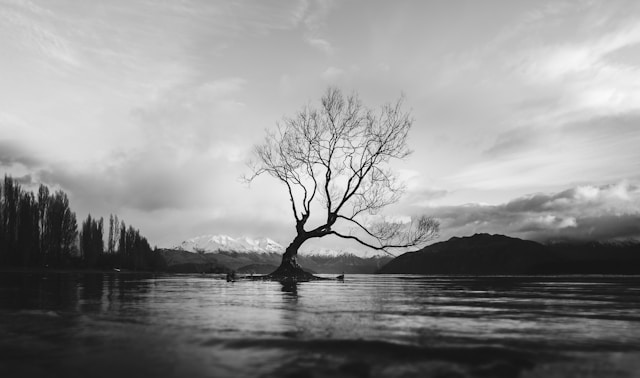
#> input picture Atividade-02-B/image-cinza-lago.jpg, 640 x 378 px
$ jupyter execute --allow-errors Atividade02b.ipynb
#> lines starting #> are read from the running program, lines starting #| are printed output that depends on the picture
# INSTITUTO FEDERAL DO NORTE DE MINAS GERAIS - Campus Montes Claros
**Disciplina:** Processamento Digital de Imagens
**Tema:** Atividade Prática 2b - Filtragem Espacial
**Professor:** Wagner Ferreira de Barros
**Data:** 03/05/2026
**Integrantes:** Gabriel Davi Mota Baia e Lucas Santos Ribeiro

[cell 1]
import cv2
import numpy as np
import matplotlib.pyplot as plt

[cell 2]
# Funções customizadas para cálculo de métricas usando apenas NumPy

def mse(img1, img2): # Cálculo do MSE usando apenas NumPy
    err = np.sum((img1.astype("float") - img2.astype("float")) ** 2)
    err /= float(img1.shape[0] * img1.shape[1])
    return err

def psnr(img1, img2): # Cálculo do PSNR usando a função MSE personalizada
    erro_mse = mse(img1, img2)

    if erro_mse == 0:
        return 100

    pixel_maximo = 255.0
    return 20 * np.log10(pixel_maximo / np.sqrt(erro_mse))

def add_salt_and_pepper_noise(image, prob): # Adiciona ruído sal e pimenta a uma imagem
    noisy = np.copy(image)
    num_salt = np.ceil(prob * image.size * 0.5)
    coords = [np.random.randint(0, i - 1, int(num_salt)) for i in image.shape[:2]]
    noisy[tuple(coords)] = 255
    num_pepper = np.ceil(prob * image.size * 0.5)
    coords = [np.random.randint(0, i - 1, int(num_pepper)) for i in image.shape[:2]]
    noisy[tuple(coords)] = 0
    return noisy

img_original = cv2.imread('image-cinza-lago.jpg', cv2.IMREAD_GRAYSCALE)
#> img_original is the input picture: shape (378, 640); min 0, max 255, mean 142.8

if img_original is None:
    print("ERRO: Certifique-se de que o arquivo 'image-cinza-lago.jpg' está na mesma pasta do Jupyter Notebook.")
else:
    print("Imagem carregada com sucesso!")

Questão 1 - Suavização por Média

[cell 3]
# Aplicação do filtro de média com diferentes tamanhos de kernel
blur_3x3 = cv2.blur(img_original, (3, 3))
blur_5x5 = cv2.blur(img_original, (5, 5))
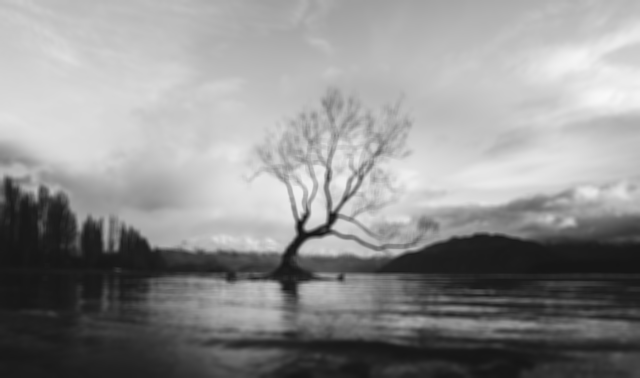
#> blur_5x5: shape (378, 640); min 20, max 248, mean 142.8
blur_7x7 = cv2.blur(img_original, (7, 7))

# Exibição
q1_images = [img_original, blur_3x3, blur_5x5, blur_7x7]
q1_titles = ['Original', 'Média 3x3', 'Média 5x5', 'Média 7x7']
#> (the rest of this cell did not finish here and is left out)

Questão 2 - Ruído Sal e Pimenta e Mediana

[cell 4]
img_ruido = add_salt_and_pepper_noise(img_original, prob=0.05) # Adicionando ruído sal e pimenta
#> in add_salt_and_pepper_noise, `noisy[tuple(coords)] = 0`:
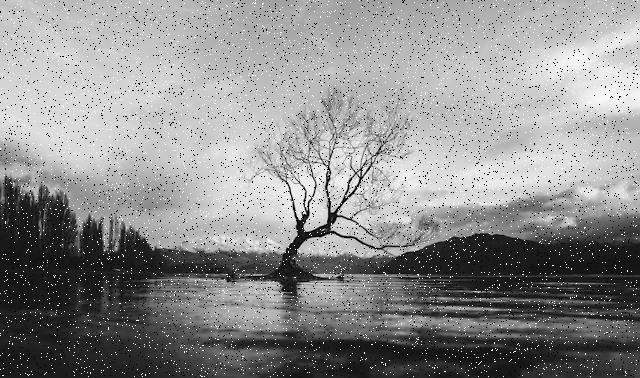
#> noisy: shape (378, 640); min 0, max 255, mean 142

mediana_3 = cv2.medianBlur(img_ruido, 3) # Aplicando filtro de mediana com diferentes tamanhos de kernel
mediana_5 = cv2.medianBlur(img_ruido, 5)
mediana_7 = cv2.medianBlur(img_ruido, 7)

#> (the rest of this cell did not finish here and is left out)

Questão 3 - Combinação de Filtros (Cascata)

[cell 5]
cascata_media_mediana = cv2.medianBlur(cv2.blur(img_ruido, (5, 5)), 5) # Aplicando média seguida de mediana

cascata_mediana_media = cv2.blur(cv2.medianBlur(img_ruido, 5), (5, 5)) # Aplicando mediana seguida de média

#> (the rest of this cell did not finish here and is left out)

Questão 4 e 5 - Domínio de Cor e Análise Crítica

[cell 6]
img_color_example = cv2.cvtColor(img_original, cv2.COLOR_GRAY2BGR) # Simulando colorida
color_filtered = cv2.medianBlur(img_color_example, 5) # Aplicando mediana em uma imagem colorida (BGR)

plt.imshow(cv2.cvtColor(color_filtered, cv2.COLOR_BGR2RGB))
plt.title("Teste em Domínio de Cor")
plt.axis('off')
plt.show()
